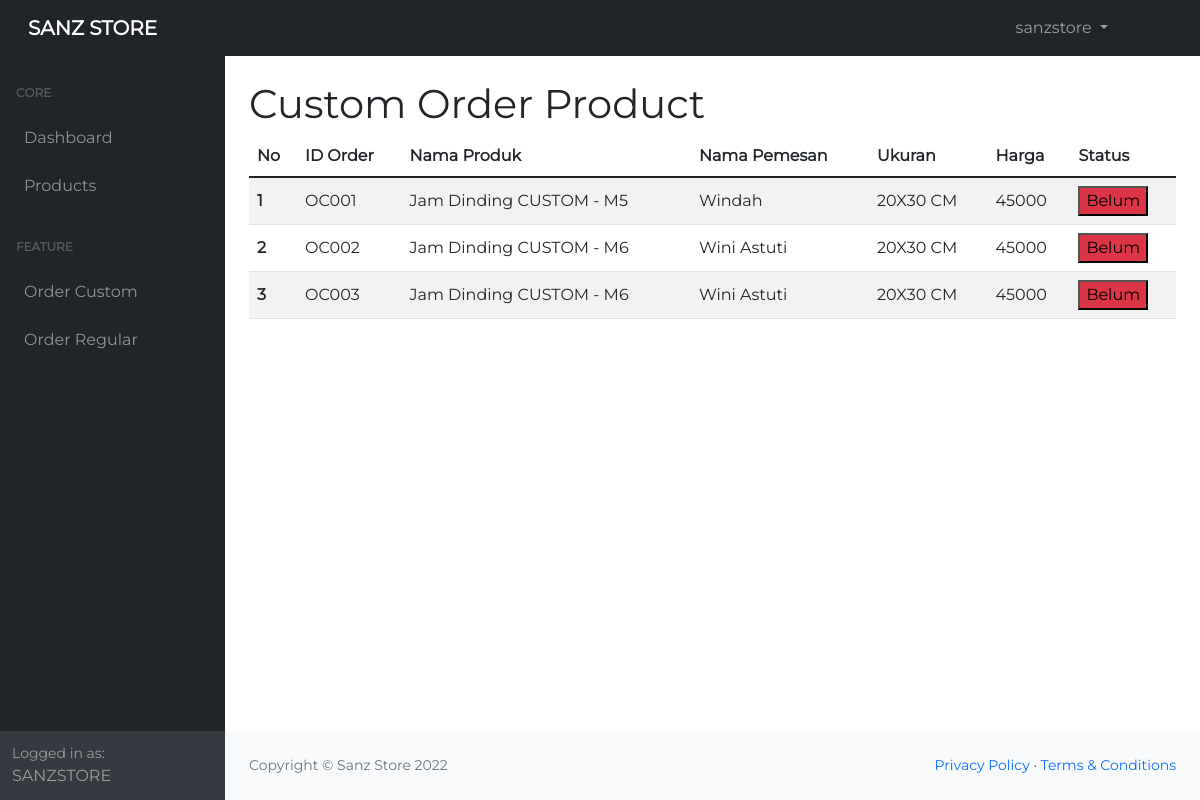
/data-order-custom.php (signed in), run on the app's committed database.
### tables this page shows
CREATE TABLE `order_custom` (
  `ID_ORDER` varchar(8) NOT NULL,
  `NAMA_PELANGGAN` varchar(50) NOT NULL,
  `NO_HP` int(15) NOT NULL,
  `ALAMAT` text NOT NULL,
  `TANGGAL_PEMBELIAN` date NOT NULL,
  `ID_PRODUK` varchar(8) NOT NULL,
  `UKURAN` varchar(20) NOT NULL,
  `HARGA` int(20) NOT NULL,
  `STATUS_PEMBAYARAN` int(5) NOT NULL,
  `UCAPAN` text NOT NULL,
  `NAMA_CUSTOM` varchar(100) NOT NULL,
  `QUOTE` text NOT NULL,
  `FROM_NAME` varchar(50) NOT NULL,
  `IMAGE` varchar(300) NOT NULL
);

CREATE TABLE `produk` (
  `ID_PRODUK` varchar(8) NOT NULL,
  `NAMA_PRODUK` varchar(50) NOT NULL,
  `DESC_PRODUK` text NOT NULL,
  `JENIS_PRODUK` int(3) NOT NULL,
  `IMAGE_LINK` text NOT NULL
);

### data-order-custom.php (the view, shortened to what this page needs)
<!DOCTYPE html>
<html lang="en">
<head>
  <link rel="stylesheet" href="assets/css/bootstrap.min.css">
  <link rel="stylesheet" href="https://unpkg.com/swiper/swiper-bundle.min.css"/>
  <link href='https://unpkg.com/boxicons@2.1.2/css/boxicons.min.css' rel='stylesheet'>
  <link href="assets/custom/style-dashboard.css" rel="stylesheet" />
  <link rel="stylesheet" href="assets/custom/style.css">
</head>
<body class="sb-nav-fixed">
  <?php
    include 'component/navbar-dashboard.php';
    include 'koneksi.php';
  ?>
  <div id="layoutSidenav">
    <?php include 'component/sidebar.php' ?>
    <div id="layoutSidenav_content">
      <main>
        <div class="container-fluid px-4">
          <h1 class="mt-4">Custom Order Product</h1>
          <table class="table table-striped table-hover">
            <thead>
              <tr>
                <th scope="col">No</th>
                <th scope="col">ID Order</th>
                <th scope="col">Nama Produk</th>
                <th scope="col">Nama Pemesan</th>
                <th scope="col">Ukuran</th>
                <th scope="col">Harga</th>
                <th scope="col">Status</th>
              </tr>
            </thead>
            <tbody>
              <?php
                $no = 1;
                $result = mysqli_query($koneksi, "SELECT * FROM order_custom LEFT JOIN produk ON order_custom.ID_PRODUK = produk.ID_PRODUK");
                foreach ($result as $row) {
              ?>
              <tr>
                <th align=left valign=middle scope="row"><?php echo $no?></th>
                <td align=left valign=middle><?php echo $row['ID_ORDER'] ?></td>
                <td align=left valign=middle>Jam Dinding <?php echo $row['NAMA_PRODUK'] ?></td>
                <td align=left valign=middle>
                  <?php echo $row['NAMA_PELANGGAN'] ?>
                </td>
                <td align=left valign=middle>
                  <?php echo $row['UKURAN'] ?> CM
                </td>
                <td align=left valign=middle>
                  <?php echo $row['HARGA'] ?>
                </td>
                <td align=left valign=middle>
                  <button class="bg-danger" >Belum</button>
                </td>
              </tr>
              <?php
                $no++;
                }
              ?>
            </tbody>
          </table>
        </div>
      </main>
      <?php include 'component/footer-dashboard.php' ?>
    </div>
  </div>
</body>
</html>

### assets/custom/style.css (style rules this page uses)
* { box-sizing: border-box; text-decoration: none!important; }
body { font-family: 'Montserrat'; }

### data on the page
order_custom: ID_ORDER "OC001", ID_PRODUK.NAMA_PRODUK "CUSTOM - M5", NAMA_PELANGGAN "Windah", UKURAN "20X30", HARGA "45000"
order_custom: ID_ORDER "OC002", ID_PRODUK.NAMA_PRODUK "CUSTOM - M6", NAMA_PELANGGAN "Wini Astuti", UKURAN "20X30", HARGA "45000"
order_custom: ID_ORDER "OC003", ID_PRODUK.NAMA_PRODUK "CUSTOM - M6", NAMA_PELANGGAN "Wini Astuti", UKURAN "20X30", HARGA "45000"

### other printed values
$_SESSION['username'] "sanzstore"
$_SESSION['username'] "SANZSTORE"
